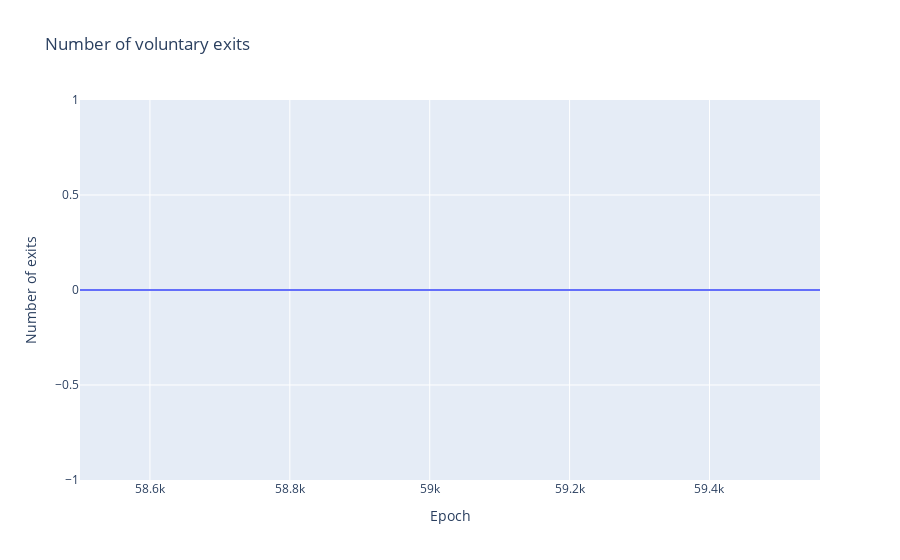

Notebook code for this chart:
### Markdown cell above
We also thought that it would be interesting to see if many validators or rather if any validator tried to initiaite a voluntarily exit given that there were a few validators who were, as Ben put it, being (mildly) penalised through no fault of their own.

### Code cell
px.line(x=df['epoch'], y=df['exit_counts'], labels = {"x": "Epoch", "y": "Number of exits"}, title = "Number of voluntary exits")

### Figure 1 — Plotly figure (JSON) as saved in the notebook; plotly's stock layout.template omitted (floating-point values rounded to 4 significant figures; data arrays with more than 128 entries replaced by an {"elided": "..."} marker saying what was removed)
{"data": [{"hovertemplate": "Epoch=%{x}<br>Number of exits=%{y}<extra></extra>", "legendgroup": "", "line": {"color": "#636efa", "dash": "solid"}, "mode": "lines", "name": "", "showlegend": false, "type": "scattergl", "x": {"elided": "1059 int values"}, "xaxis": "x", "y": {"elided": "1059 int values"}, "yaxis": "y"}], "layout": {"autosize": true, "legend": {"tracegroupgap": 0}, "title": {"text": "Number of voluntary exits"}, "xaxis": {"anchor": "y", "autorange": true, "domain": [0, 1], "range": [58500, 59558], "title": {"text": "Epoch"}, "type": "linear"}, "yaxis": {"anchor": "x", "autorange": true, "domain": [0, 1], "range": [-1, 1], "title": {"text": "Number of exits"}, "type": "linear"}}}
